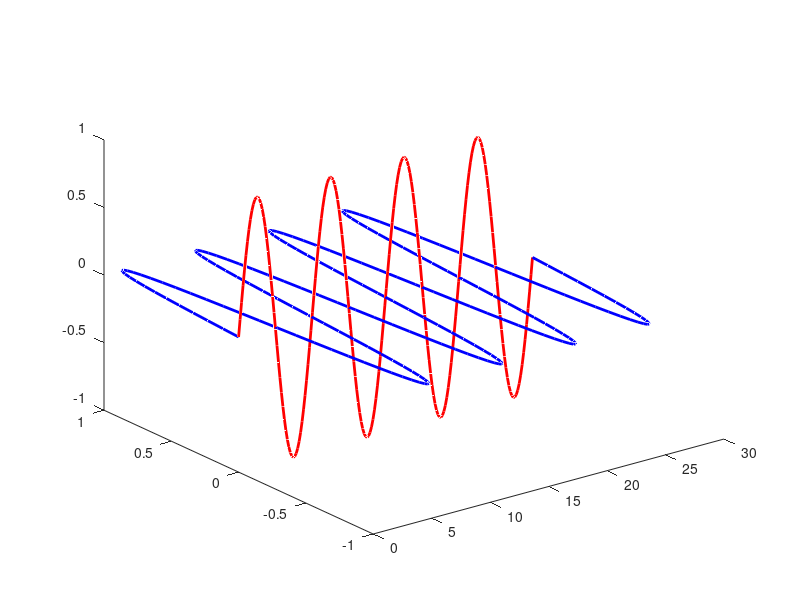

This chart was generated by the following MATLAB code: (Note: this script raises an error after producing the figure.)

function simple_EM_wave()
lambda = 2*pi;
k = 2*pi/lambda;
omega = 2*pi;
x = linspace(0,4*lambda,200);
dt =0.1;
figure('color','w');
axis tight manual 
for t=0:dt:4*pi
    E=sin(k*x-omega*t);
    H=sin(k*x-omega*t);
    plot3(x,zeros(size(x)),E,'r','LineWidth',2);hold on;
    plot3(x,H,zeros(size(x)),'b','LineWidth',2);
    legend('E-field(z-axis)','H-field(Y-axis)','Location','north outside');
    xlabel('X-axis');ylabel('Y-axis');zlabel('Z-axis');
    title('simple EM wave Animation');
    axis([0,4*lambda -1.5,1.5,-1.5,1.5]);
    view([30 30]);
    grid on;
    pause(0.05);hold off;
end
end
